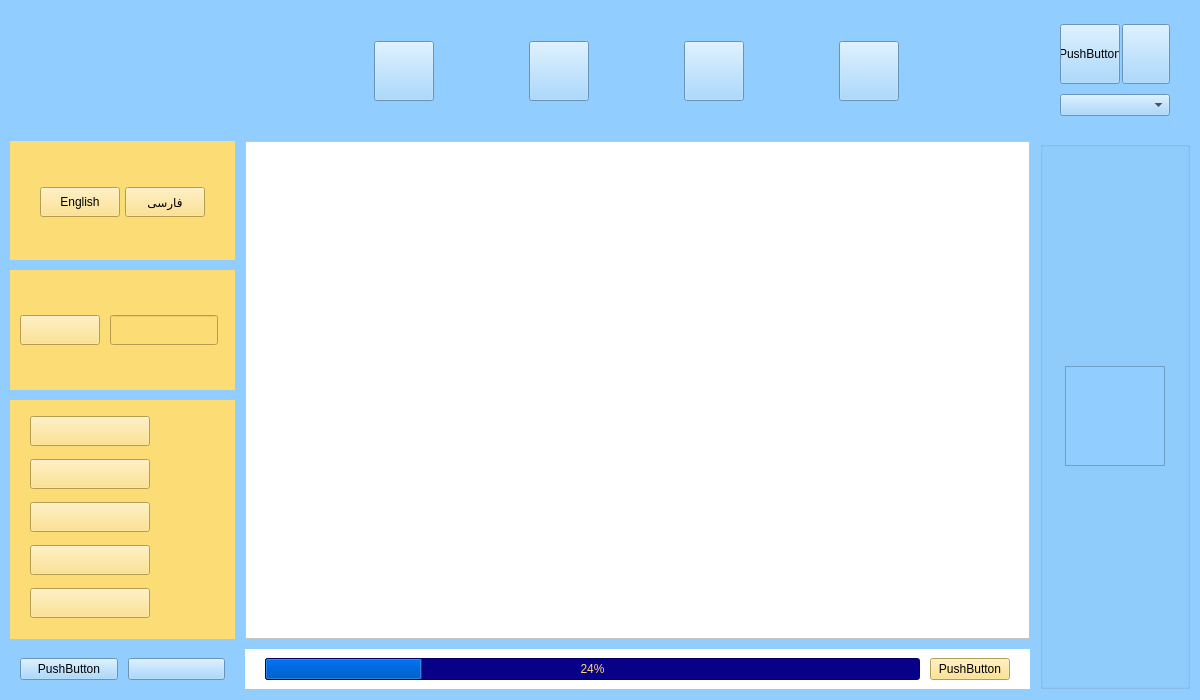
<?xml version="1.0" encoding="UTF-8"?>
<ui version="4.0">
 <class>home</class>
 <widget class="QWidget" name="home">
  <property name="geometry">
   <rect>
    <x>0</x>
    <y>0</y>
    <width>1200</width>
    <height>700</height>
   </rect>
  </property>
  <property name="sizePolicy">
   <sizepolicy hsizetype="Preferred" vsizetype="MinimumExpanding">
    <horstretch>0</horstretch>
    <verstretch>0</verstretch>
   </sizepolicy>
  </property>
  <property name="minimumSize">
   <size>
    <width>880</width>
    <height>480</height>
   </size>
  </property>
  <property name="maximumSize">
   <size>
    <width>16777215</width>
    <height>16777215</height>
   </size>
  </property>
  <property name="windowTitle">
   <string>Form</string>
  </property>
  <property name="layoutDirection">
   <enum>Qt::LeftToRight</enum>
  </property>
  <property name="styleSheet">
   <string notr="true">background-color: rgb(145, 206, 255);
</string>
  </property>
  <layout class="QGridLayout" name="gridLayout">
   <property name="leftMargin">
    <number>10</number>
   </property>
   <property name="rightMargin">
    <number>10</number>
   </property>
   <property name="spacing">
    <number>10</number>
   </property>
   <item row="5" column="1">
    <widget class="QFrame" name="frame">
     <property name="styleSheet">
      <string notr="true">background-color: rgb(255, 255, 255);</string>
     </property>
     <layout class="QHBoxLayout" name="horizontalLayout_2">
      <property name="spacing">
       <number>10</number>
      </property>
      <property name="leftMargin">
       <number>20</number>
      </property>
      <property name="rightMargin">
       <number>20</number>
      </property>
      <item>
       <widget class="QProgressBar" name="progressBar_information">
        <property name="styleSheet">
         <string notr="true">background-color: rgb(9, 0, 137);
color: rgb(252, 220, 116);
selection-background-color: rgb(0, 96, 202);</string>
        </property>
        <property name="value">
         <number>24</number>
        </property>
       </widget>
      </item>
      <item>
       <widget class="QPushButton" name="pushButton_information">
        <property name="styleSheet">
         <string notr="true">background-color: rgb(252, 220, 116);</string>
        </property>
        <property name="text">
         <string>PushButton</string>
        </property>
       </widget>
      </item>
     </layout>
    </widget>
   </item>
   <item row="1" column="0">
    <widget class="QWidget" name="widget" native="true">
     <property name="styleSheet">
      <string notr="true">background-color: rgb(252, 220, 116);</string>
     </property>
     <layout class="QHBoxLayout" name="horizontalLayout_5">
      <property name="spacing">
       <number>5</number>
      </property>
      <property name="leftMargin">
       <number>30</number>
      </property>
      <property name="rightMargin">
       <number>30</number>
      </property>
      <property name="bottomMargin">
       <number>5</number>
      </property>
      <item>
       <widget class="QPushButton" name="pushButton_English_home">
        <property name="maximumSize">
         <size>
          <width>80</width>
          <height>30</height>
         </size>
        </property>
        <property name="styleSheet">
         <string notr="true"/>
        </property>
        <property name="text">
         <string>English</string>
        </property>
       </widget>
      </item>
      <item>
       <widget class="QPushButton" name="pushButton_Persian_home">
        <property name="maximumSize">
         <size>
          <width>80</width>
          <height>30</height>
         </size>
        </property>
        <property name="styleSheet">
         <string notr="true"/>
        </property>
        <property name="text">
         <string>فارسی</string>
        </property>
       </widget>
      </item>
     </layout>
    </widget>
   </item>
   <item row="3" column="0" rowspan="2">
    <widget class="QWidget" name="verticalWidget_3" native="true">
     <property name="styleSheet">
      <string notr="true">background-color: rgb(252, 220, 116);</string>
     </property>
     <layout class="QVBoxLayout" name="verticalLayout_8">
      <property name="leftMargin">
       <number>20</number>
      </property>
      <item>
       <widget class="QPushButton" name="pushButton_serch_home_1">
        <property name="sizePolicy">
         <sizepolicy hsizetype="Preferred" vsizetype="Preferred">
          <horstretch>80</horstretch>
          <verstretch>20</verstretch>
         </sizepolicy>
        </property>
        <property name="minimumSize">
         <size>
          <width>80</width>
          <height>20</height>
         </size>
        </property>
        <property name="maximumSize">
         <size>
          <width>120</width>
          <height>30</height>
         </size>
        </property>
        <property name="text">
         <string/>
        </property>
        <property name="autoDefault">
         <bool>false</bool>
        </property>
       </widget>
      </item>
      <item>
       <widget class="QPushButton" name="pushButton_serch_home_2">
        <property name="sizePolicy">
         <sizepolicy hsizetype="Preferred" vsizetype="Preferred">
          <horstretch>80</horstretch>
          <verstretch>20</verstretch>
         </sizepolicy>
        </property>
        <property name="minimumSize">
         <size>
          <width>80</width>
          <height>20</height>
         </size>
        </property>
        <property name="maximumSize">
         <size>
          <width>120</width>
          <height>30</height>
         </size>
        </property>
        <property name="text">
         <string/>
        </property>
       </widget>
      </item>
      <item>
       <widget class="QPushButton" name="pushButton_serch_home_3">
        <property name="sizePolicy">
         <sizepolicy hsizetype="Preferred" vsizetype="Preferred">
          <horstretch>80</horstretch>
          <verstretch>20</verstretch>
         </sizepolicy>
        </property>
        <property name="minimumSize">
         <size>
          <width>80</width>
          <height>20</height>
         </size>
        </property>
        <property name="maximumSize">
         <size>
          <width>120</width>
          <height>30</height>
         </size>
        </property>
        <property name="text">
         <string/>
        </property>
       </widget>
      </item>
      <item>
       <widget class="QPushButton" name="pushButton_serch_home_4">
        <property name="sizePolicy">
         <sizepolicy hsizetype="Preferred" vsizetype="Preferred">
          <horstretch>80</horstretch>
          <verstretch>20</verstretch>
         </sizepolicy>
        </property>
        <property name="minimumSize">
         <size>
          <width>80</width>
          <height>20</height>
         </size>
        </property>
        <property name="maximumSize">
         <size>
          <width>120</width>
          <height>30</height>
         </size>
        </property>
        <property name="text">
         <string/>
        </property>
       </widget>
      </item>
      <item>
       <widget class="QPushButton" name="pushButton_serch_home_5">
        <property name="sizePolicy">
         <sizepolicy hsizetype="Fixed" vsizetype="Fixed">
          <horstretch>0</horstretch>
          <verstretch>0</verstretch>
         </sizepolicy>
        </property>
        <property name="minimumSize">
         <size>
          <width>0</width>
          <height>0</height>
         </size>
        </property>
        <property name="maximumSize">
         <size>
          <width>120</width>
          <height>30</height>
         </size>
        </property>
        <property name="text">
         <string/>
        </property>
       </widget>
      </item>
     </layout>
    </widget>
   </item>
   <item row="5" column="0">
    <layout class="QVBoxLayout" name="verticalLayout_7">
     <item>
      <layout class="QHBoxLayout" name="horizontalLayout_3">
       <property name="leftMargin">
        <number>10</number>
       </property>
       <property name="rightMargin">
        <number>10</number>
       </property>
       <item>
        <widget class="QPushButton" name="pushButton_ago">
         <property name="text">
          <string>PushButton</string>
         </property>
        </widget>
       </item>
       <item>
        <widget class="QPushButton" name="pushButton_more">
         <property name="text">
          <string/>
         </property>
        </widget>
       </item>
      </layout>
     </item>
    </layout>
   </item>
   <item row="0" column="0">
    <widget class="QFrame" name="frame_HA_home">
     <property name="styleSheet">
      <string notr="true">border-image: url(:/new/prefix1/image/HA-sun.png);</string>
     </property>
     <layout class="QVBoxLayout" name="verticalLayout"/>
    </widget>
   </item>
   <item row="1" column="1" rowspan="4">
    <layout class="QVBoxLayout" name="verticalLayout_4">
     <item>
      <widget class="QListView" name="listView">
       <property name="styleSheet">
        <string notr="true">background-color: rgb(255, 255, 255);</string>
       </property>
      </widget>
     </item>
    </layout>
   </item>
   <item row="0" column="1">
    <widget class="QWidget" name="widget1" native="true">
     <property name="styleSheet">
      <string notr="true">background-color: rgb(145, 206, 255);</string>
     </property>
     <layout class="QHBoxLayout" name="horizontalLayout_6">
      <property name="leftMargin">
       <number>40</number>
      </property>
      <property name="topMargin">
       <number>1</number>
      </property>
      <property name="rightMargin">
       <number>40</number>
      </property>
      <property name="bottomMargin">
       <number>1</number>
      </property>
      <item>
       <widget class="QPushButton" name="pushButton_home_home">
        <property name="enabled">
         <bool>true</bool>
        </property>
        <property name="sizePolicy">
         <sizepolicy hsizetype="Preferred" vsizetype="Fixed">
          <horstretch>0</horstretch>
          <verstretch>0</verstretch>
         </sizepolicy>
        </property>
        <property name="minimumSize">
         <size>
          <width>0</width>
          <height>0</height>
         </size>
        </property>
        <property name="maximumSize">
         <size>
          <width>60</width>
          <height>60</height>
         </size>
        </property>
        <property name="sizeIncrement">
         <size>
          <width>0</width>
          <height>0</height>
         </size>
        </property>
        <property name="baseSize">
         <size>
          <width>0</width>
          <height>0</height>
         </size>
        </property>
        <property name="cursor">
         <cursorShape>PointingHandCursor</cursorShape>
        </property>
        <property name="styleSheet">
         <string notr="true">border-image: url(:/new/prefix1/image/home-me.png);
</string>
        </property>
        <property name="text">
         <string/>
        </property>
        <property name="icon">
         <iconset theme="خانه"/>
        </property>
        <property name="autoRepeatInterval">
         <number>300</number>
        </property>
        <property name="autoDefault">
         <bool>false</bool>
        </property>
       </widget>
      </item>
      <item>
       <widget class="QPushButton" name="pushButton_job_home">
        <property name="maximumSize">
         <size>
          <width>60</width>
          <height>60</height>
         </size>
        </property>
        <property name="sizeIncrement">
         <size>
          <width>0</width>
          <height>0</height>
         </size>
        </property>
        <property name="baseSize">
         <size>
          <width>0</width>
          <height>0</height>
         </size>
        </property>
        <property name="layoutDirection">
         <enum>Qt::LeftToRight</enum>
        </property>
        <property name="styleSheet">
         <string notr="true">border-image: url(:/new/prefix1/image/job-sun.png);</string>
        </property>
        <property name="text">
         <string/>
        </property>
        <property name="autoRepeatInterval">
         <number>300</number>
        </property>
       </widget>
      </item>
      <item>
       <widget class="QPushButton" name="pushButton_network_home">
        <property name="maximumSize">
         <size>
          <width>60</width>
          <height>60</height>
         </size>
        </property>
        <property name="styleSheet">
         <string notr="true">border-image: url(:/new/prefix1/image/network-sun.png);</string>
        </property>
        <property name="text">
         <string/>
        </property>
        <property name="autoRepeatInterval">
         <number>300</number>
        </property>
       </widget>
      </item>
      <item>
       <widget class="QPushButton" name="pushButton_message_home">
        <property name="enabled">
         <bool>true</bool>
        </property>
        <property name="maximumSize">
         <size>
          <width>60</width>
          <height>60</height>
         </size>
        </property>
        <property name="styleSheet">
         <string notr="true">border-image: url(:/new/prefix1/image/message-sun.png);</string>
        </property>
        <property name="text">
         <string/>
        </property>
        <property name="autoRepeatDelay">
         <number>300</number>
        </property>
        <property name="autoRepeatInterval">
         <number>300</number>
        </property>
       </widget>
      </item>
     </layout>
    </widget>
   </item>
   <item row="2" column="0">
    <widget class="QWidget" name="widget2" native="true">
     <property name="styleSheet">
      <string notr="true">background-color: rgb(252, 220, 116);</string>
     </property>
     <layout class="QHBoxLayout" name="horizontalLayout_7">
      <property name="spacing">
       <number>10</number>
      </property>
      <property name="leftMargin">
       <number>10</number>
      </property>
      <property name="rightMargin">
       <number>10</number>
      </property>
      <item>
       <widget class="QPushButton" name="pushButton_serch_home">
        <property name="maximumSize">
         <size>
          <width>80</width>
          <height>30</height>
         </size>
        </property>
        <property name="text">
         <string/>
        </property>
       </widget>
      </item>
      <item alignment="Qt::AlignLeft">
       <widget class="QLineEdit" name="lineEdit_serch_home">
        <property name="maximumSize">
         <size>
          <width>150</width>
          <height>30</height>
         </size>
        </property>
        <property name="styleSheet">
         <string notr="true"/>
        </property>
       </widget>
      </item>
     </layout>
    </widget>
   </item>
   <item row="0" column="2">
    <widget class="QWidget" name="widget3" native="true">
     <property name="styleSheet">
      <string notr="true">background-color: rgb(145, 206, 255);</string>
     </property>
     <layout class="QGridLayout" name="gridLayout_2">
      <property name="leftMargin">
       <number>20</number>
      </property>
      <property name="rightMargin">
       <number>20</number>
      </property>
      <property name="horizontalSpacing">
       <number>2</number>
      </property>
      <item row="0" column="0">
       <widget class="QPushButton" name="pushButton_me">
        <property name="maximumSize">
         <size>
          <width>60</width>
          <height>60</height>
         </size>
        </property>
        <property name="text">
         <string>PushButton</string>
        </property>
       </widget>
      </item>
      <item row="0" column="1">
       <widget class="QPushButton" name="pushButton_dark_sun">
        <property name="sizePolicy">
         <sizepolicy hsizetype="Preferred" vsizetype="Preferred">
          <horstretch>0</horstretch>
          <verstretch>0</verstretch>
         </sizepolicy>
        </property>
        <property name="maximumSize">
         <size>
          <width>60</width>
          <height>60</height>
         </size>
        </property>
        <property name="text">
         <string/>
        </property>
       </widget>
      </item>
      <item row="1" column="0" colspan="2">
       <widget class="QComboBox" name="comboBox_me"/>
      </item>
     </layout>
    </widget>
   </item>
   <item row="1" column="2" rowspan="5">
    <widget class="QGroupBox" name="groupBox">
     <property name="maximumSize">
      <size>
       <width>150</width>
       <height>16777215</height>
      </size>
     </property>
     <layout class="QHBoxLayout" name="horizontalLayout">
      <item>
       <widget class="QListWidget" name="listWidget">
        <property name="maximumSize">
         <size>
          <width>100</width>
          <height>100</height>
         </size>
        </property>
       </widget>
      </item>
     </layout>
    </widget>
   </item>
  </layout>
 </widget>
 <resources/>
 <connections/>
</ui>
